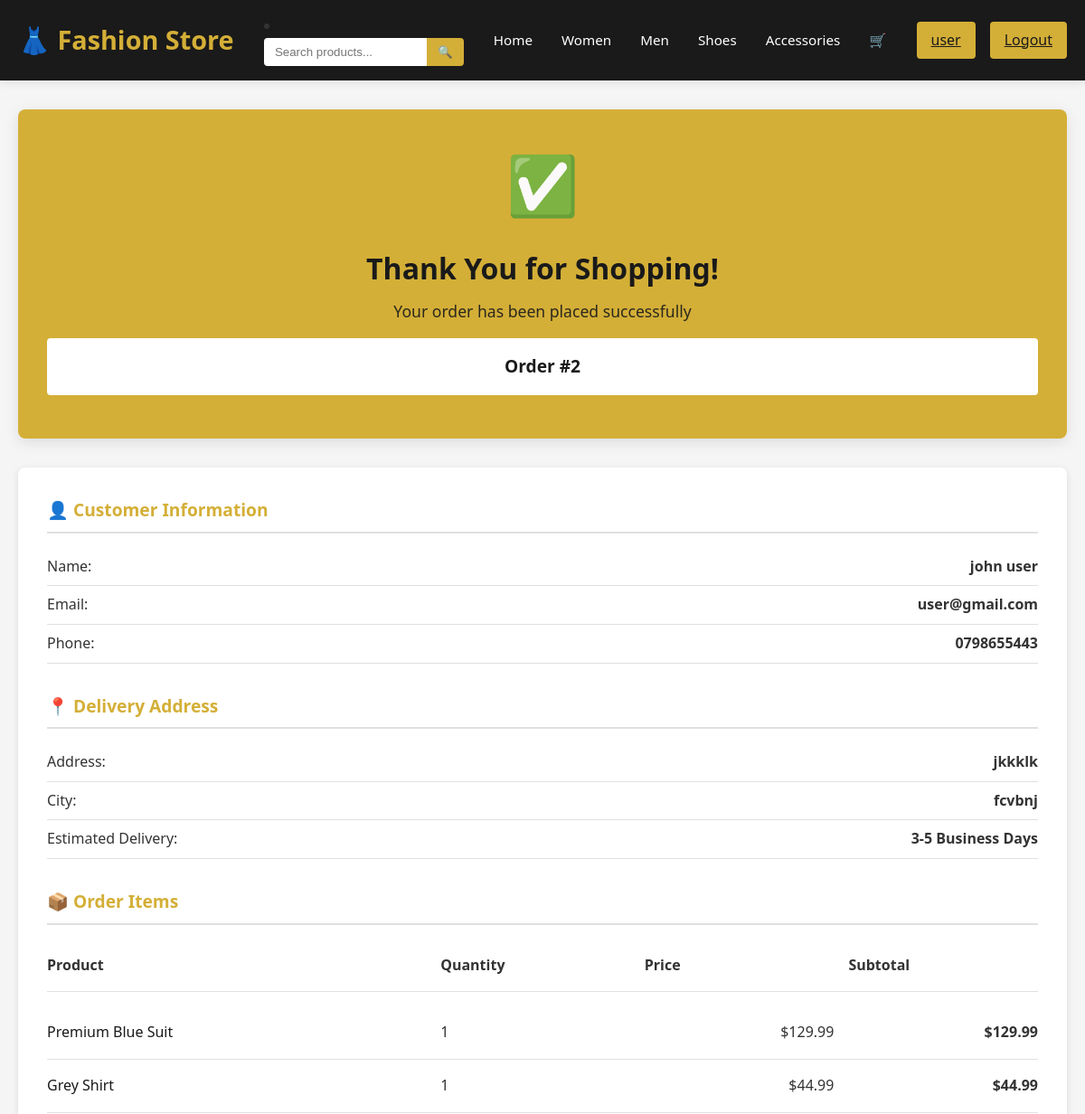
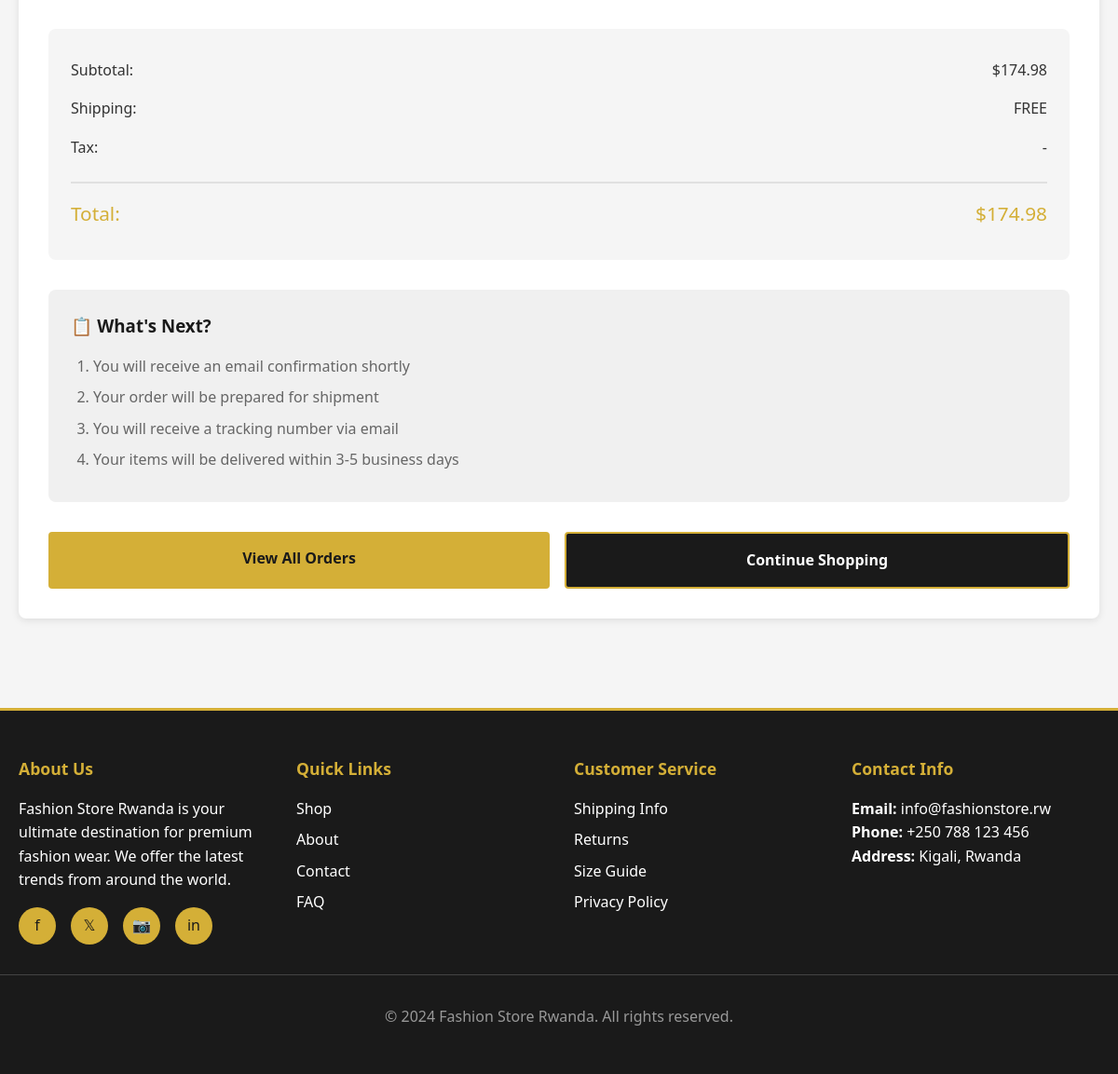
The app's page /order-confirmation/2/ (signed in) with its own data (2 pictures, top to bottom).
### store/models.py (models this page shows, shortened)
class Order(models.Model):
    STATUS_CHOICES = [
        ('pending', 'Pending'),
        ('processing', 'Processing'),
        ('shipped', 'Shipped'),
        ('delivered', 'Delivered'),
        ('cancelled', 'Cancelled'),
    ]
    user = models.ForeignKey(User, on_delete=models.CASCADE, related_name='orders')
    first_name = models.CharField(max_length=50)
    last_name = models.CharField(max_length=50)
    email = models.EmailField()
    phone = models.CharField(max_length=20)
    address = models.CharField(max_length=300)
    city = models.CharField(max_length=100)
    payment_method = models.CharField(max_length=50,default='Mobile Money')
    payment_status = models.CharField(max_length=20,default='Paid')
    status = models.CharField(max_length=20, choices=STATUS_CHOICES, default='pending')
    total_amount = models.DecimalField(max_digits=10, decimal_places=2)
    created_at = models.DateTimeField(auto_now_add=True)
    updated_at = models.DateTimeField(auto_now=True)
    class Meta:
        ordering = ['-created_at']

class OrderItem(models.Model):
    order = models.ForeignKey(Order, on_delete=models.CASCADE, related_name='items')
    product = models.ForeignKey(Product, on_delete=models.SET_NULL, null=True)
    quantity = models.IntegerField()
    price = models.DecimalField(max_digits=10, decimal_places=2)
    @property
    def subtotal(self):
        return self.price * self.quantity

class Product(models.Model):
    BADGE_CHOICES = [
        ('new', 'New Arrival'),
        ('bestseller', 'Best Seller'),
        ('sale', 'Sale'),
        ('none', 'None'),
    ]
    name = models.CharField(max_length=200)
    description = models.TextField()
    price = models.DecimalField(max_digits=10, decimal_places=2, validators=[MinValueValidator(0)])
    category = models.ForeignKey(Category, on_delete=models.CASCADE, related_name='products')
    image = models.ImageField(upload_to='products/')
    images = models.ManyToManyField('ProductImage', blank=True, related_name='products')
    stock = models.IntegerField(validators=[MinValueValidator(0)])
    badge = models.CharField(max_length=20, choices=BADGE_CHOICES, default='none')
    discount_percentage = models.IntegerField(default=0, validators=[MinValueValidator(0), MaxValueValidator(100)])
    created_at = models.DateTimeField(auto_now_add=True)
    updated_at = models.DateTimeField(auto_now=True)
    class Meta:
        ordering = ['-created_at']

### store/views.py (the view)
# urls.py: path('order-confirmation/<int:order_id>/', views.order_confirmation, name='order_confirmation'),
@login_required(login_url='login')
def order_confirmation(request, order_id):
    order = get_object_or_404(Order, id=order_id, user=request.user)
    context = {'order': order}
    return render(request, 'store/order_confirmation.html', context)

### store/models.py (called while the page is built)
    @property
    def total_items(self):
        return self.items.aggregate(models.Sum('quantity'))['quantity__sum'] or 0

### store/templates/store/order_confirmation.html (shortened to what this page needs)
{% extends 'store/base.html' %}
{% block content %}
<div class="container">
    <div class="confirmation-page">
        <div class="success-message">
            <div class="success-icon">✅</div>
            <div class="success-title">Thank You for Shopping!</div>
            <div class="success-subtitle">Your order has been placed successfully</div>
            <div class="order-number">Order #{{ order.id }}</div>
        </div>
        <div class="order-details">
            <div class="detail-section">
                <h3>👤 Customer Information</h3>
                <div class="detail-row">
                    <span>Name:</span>
                    <strong>{{ order.first_name }} {{ order.last_name }}</strong>
                </div>
                <div class="detail-row">
                    <span>Email:</span>
                    <strong>{{ order.email }}</strong>
                </div>
                <div class="detail-row">
                    <span>Phone:</span>
                    <strong>{{ order.phone }}</strong>
                </div>
            </div>
            <div class="detail-section">
                <h3>📍 Delivery Address</h3>
                <div class="detail-row">
                    <span>Address:</span>
                    <strong>{{ order.address }}</strong>
                </div>
                <div class="detail-row">
                    <span>City:</span>
                    <strong>{{ order.city }}</strong>
                </div>
                <div class="detail-row">
                    <span>Estimated Delivery:</span>
                    <strong>3-5 Business Days</strong>
                </div>
            </div>
            <div class="detail-section">
                <h3>📦 Order Items</h3>
                <div class="order-items">
                    <div class="order-item" style="font-weight: bold; margin-bottom: 1rem;">
                        <span>Product</span>
                        <span>Quantity</span>
                        <span>Price</span>
                        <span>Subtotal</span>
                    </div>
                    {% for item in order.items.all %}
                    <div class="order-item">
                        <span class="item-name">{{ item.product.name }}</span>
                        <span class="item-quantity">{{ item.quantity }}</span>
                        <span class="item-price">${{ item.price }}</span>
                        <span class="item-price" style="font-weight: bold;">${{ item.subtotal }}</span>
                    </div>
                    {% endfor %}
                </div>
            </div>
            <div class="summary-box">
                <div class="summary-row">
                    <span>Subtotal:</span>
                    <span>${{ order.total_amount }}</span>
                </div>
                <div class="summary-row">
                    <span>Shipping:</span>
                    <span>FREE</span>
                </div>
                <div class="summary-row">
                    <span>Tax:</span>
                    <span>-</span>
                </div>
                <div class="summary-row total">
                    <span>Total:</span>
                    <span>${{ order.total_amount }}</span>
                </div>
            </div>
            <div class="next-steps">
                <h3>📋 What's Next?</h3>
                <ol>
                    <li>You will receive an email confirmation shortly</li>
                    <li>Your order will be prepared for shipment</li>
                    <li>You will receive a tracking number via email</li>
                    <li>Your items will be delivered within 3-5 business days</li>
                </ol>
            </div>
            <div class="action-buttons">
                <a href="{% url 'order_history' %}" class="btn btn-primary">View All Orders</a>
                <a href="{% url 'products' %}" class="btn btn-secondary">Continue Shopping</a>
            </div>
        </div>
    </div>
</div>
{% endblock %}

### store/templates/store/base.html (shortened to what this page needs)
<!DOCTYPE html>
<html lang="fr">
<head>
</head>
<body>
    <nav>
        <div class="container">
            <a href="{% url 'home' %}" class="logo">👗 Fashion Store</a>
            <li>
    <form action="{% url 'products' %}" method="GET" class="search-form">
        <input type="text" name="q" placeholder="Search products...">
        <button type="submit">🔍</button>
    </form>
</li>
            <ul class="nav-links">
                <li><a href="{% url 'home' %}">Home</a></li>
                <li><a href="{% url 'women' %}">Women</a></li>
                <li><a href="{% url 'men' %}">Men</a></li>
                <li><a href="{% url 'shoes' %}">Shoes</a></li>
                <li><a href="{% url 'accessories' %}">Accessories</a></li>
                <li>
                    <a href="{% url 'cart' %}" class="cart-icon">
                        🛒
                    </a>
                </li>
            </ul>
            <div class="auth-links">
                {% if request.user.is_authenticated %}
                    <a href="{% url 'profile' %}">{{ request.user.username }}</a>
                    <a href="{% url 'logout' %}">Logout</a>
                {% else %}
                    <a href="{% url 'login' %}">Login</a>
                    <a href="{% url 'register' %}">Register</a>
                {% endif %}
            </div>
        </div>
    </nav>
    <main>
        {% block content %}{% endblock %}
    </main>
    <footer>
        <div class="container">
            <div class="footer-section">
                <h4>About Us</h4>
                <p>Fashion Store Rwanda is your ultimate destination for premium fashion wear. We offer the latest trends from around the world.</p>
                <div class="social-links">
                    <a href="#" title="Facebook">f</a>
                    <a href="#" title="Twitter">𝕏</a>
                    <a href="#" title="Instagram">📷</a>
                    <a href="#" title="LinkedIn">in</a>
                </div>
            </div>
            <div class="footer-section">
                <h4>Quick Links</h4>
                <ul>
                    <li><a href="{% url 'products' %}">Shop</a></li>
                    <li><a href="#about">About</a></li>
                    <li><a href="#contact">Contact</a></li>
                    <li><a href="#faq">FAQ</a></li>
                </ul>
            </div>
            <div class="footer-section">
                <h4>Customer Service</h4>
                <ul>
                    <li><a href="#shipping">Shipping Info</a></li>
                    <li><a href="#returns">Returns</a></li>
                    <li><a href="#size-guide">Size Guide</a></li>
                    <li><a href="#privacy">Privacy Policy</a></li>
                </ul>
            </div>
            <div class="footer-section">
                <h4>Contact Info</h4>
                <p><strong>Email:</strong> <a href="mailto:info@fashionstore.rw">info@fashionstore.rw</a></p>
                <p><strong>Phone:</strong> <a href="tel:+250788123456">+250 788 123 456</a></p>
                <p><strong>Address:</strong> Kigali, Rwanda</p>
            </div>
        </div>
        <div class="footer-bottom">
            <p>&copy; 2024 Fashion Store Rwanda. All rights reserved.</p>
        </div>
    </footer>
</body>
</html>

### records on screen
Order: id "2", first_name "john", last_name "user", email "user@gmail.com", phone "0798655443", address "jkkklk", city "fcvbnj", total_amount "174.98"
OrderItem: product.name "Premium Blue Suit", quantity "1", price "129.99", subtotal "129.99"
OrderItem: product.name "Grey Shirt", quantity "1", price "44.99", subtotal "44.99"

### other values on screen
{{ request.user.username }} "user"
